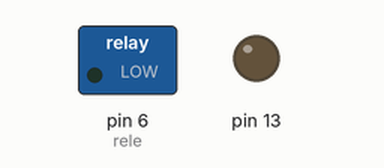
This sketch was run on a simulated Arduino Uno, built with avr-gcc and run on an emulated ATmega328P. Parts: switched loads named in the sketch (green lamp = pin HIGH), output pins drawn as LEDs (lit = HIGH).

Above: at 15.0 s.
At 37.5 s:
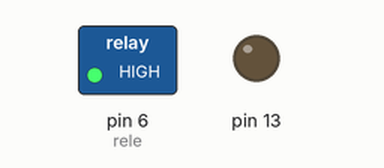
Timing chart, 0 to 52.7 s (numbered marks = the images above):
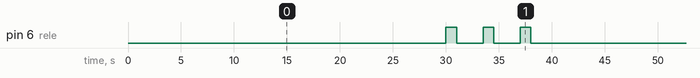

The sketch:

hortaFake.ino
```cpp
#define rele 6

void setup() {
  pinMode(13, OUTPUT);
  pinMode(rele, OUTPUT);
}

void loop() {
  delay(30000);
  //digitalWrite(13, HIGH);
  for(int x = 0;x < 3; x++){
    digitalWrite(rele, HIGH);
    delay(1000);
    digitalWrite(rele, LOW);
    delay(2500);
  }
  //digitalWrite(13,LOW);
}
```

Measured:
- by itself, pin 6 (rele): repeats every 40.5 s: 2 × (LOW 2.5 s, HIGH 1.0 s), LOW 32.5 s, HIGH 1.0 s
- by itself, everything shown: repeats every 40.5 s, in 6 steps
